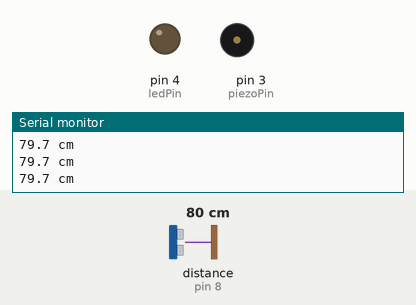
Simulated run of this sketch. Board: Arduino Uno, built with avr-gcc and run on an emulated ATmega328P. On the bench: output pins drawn as LEDs (lit = HIGH), buzzer (waves = sounding), the last lines printed to the serial monitor. Wiring (inferred from the names in the program): ultrasonic range finder: trigger pin 7; echo pin 8. The inputs (shaded band) are chosen by the test bench; at power-on: distance to the obstacle (sensor on pin 8) 80 cm. The echo pulse lasts 58.3 µs per cm; pins used as bus, display or sensor lines are not drawn.

Above: at 1.2 s.
1.3 s: distance to the obstacle (sensor on pin 8) set to 23 cm
2.8 s: distance to the obstacle (sensor on pin 8) set to 18 cm
At 3.7 s:
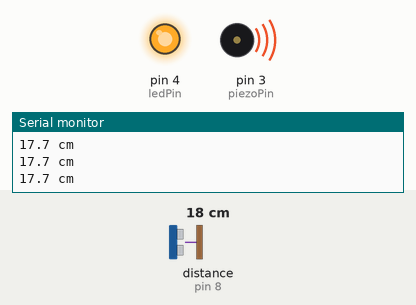
4.3 s: distance to the obstacle (sensor on pin 8) set to 22 cm
5.8 s: distance to the obstacle (sensor on pin 8) set to 27 cm
At 6.9 s:
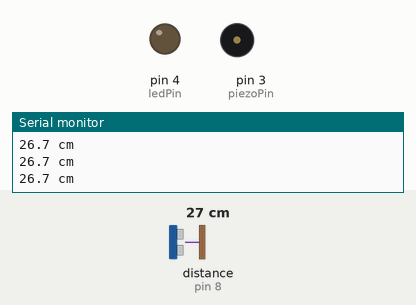
7.3 s: distance to the obstacle (sensor on pin 8) set to 4 cm
At 8.7 s:
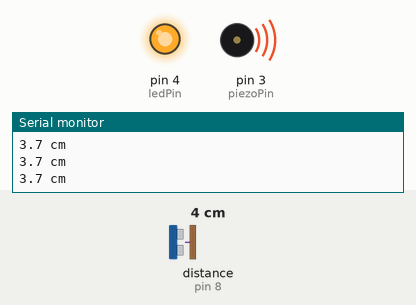
Timing chart, 0 to 9.8 s (numbered marks = the images above; inputs shaded):
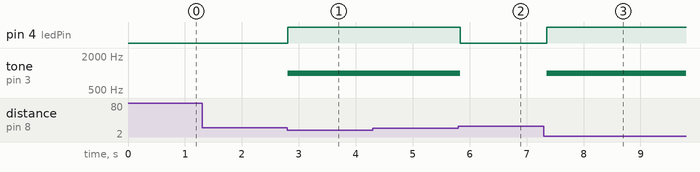

Measured:
- the behaviour switches between 21 and 20 cm on distance to the obstacle (sensor on pin 8) (found by bisection; images 0 and 1)
- the behaviour switches between 25 and 26 cm on distance to the obstacle (sensor on pin 8) (found by bisection; images 1 and 2)
- after the input at 2.8 s, pin 4 (ledPin): LOW → HIGH at once; tone on pin 3 (piezoPin): silent → 1000 Hz at once
- after the input at 5.8 s, pin 4 (ledPin): HIGH → LOW at once; tone on pin 3 (piezoPin): 1000 Hz → silent at once
- after the input at 7.3 s, pin 4 (ledPin): LOW → HIGH after 0.05 s; tone on pin 3 (piezoPin): silent → 1000 Hz after 0.05 s

The sketch:

chapter7.ino
```cpp
const byte trigPin = 7, echoPin = 8, ledPin = 4, piezoPin = 3;
bool alarmOn = false;
void setup() {
  Serial.begin(9600);
  pinMode(trigPin, OUTPUT); digitalWrite(trigPin, LOW);
  pinMode(echoPin, INPUT); pinMode(ledPin, OUTPUT);
  pinMode(piezoPin, OUTPUT);
}
void loop() {
  digitalWrite(trigPin, LOW); delayMicroseconds(2);
  digitalWrite(trigPin, HIGH); delayMicroseconds(10);
  digitalWrite(trigPin, LOW);
  unsigned long duration = pulseIn(echoPin, HIGH, 30000UL);
  float cm = duration * 0.0343f / 2.0f;
  bool valid = duration != 0 && cm >= 2.0f && cm <= 400.0f;
  if (!valid) {
    alarmOn = false;
    Serial.println("UNKNOWN: no valid echo");
  } else {
    Serial.print(cm, 1); Serial.println(" cm");
    if (cm < 20.0f) alarmOn = true;
    else if (cm > 25.0f) alarmOn = false;
  }
  digitalWrite(ledPin, alarmOn ? HIGH : LOW);
  if (alarmOn) tone(piezoPin, 1000); else noTone(piezoPin);
  delay(70); // Measurement interval exceeds 60ms.
}
```
